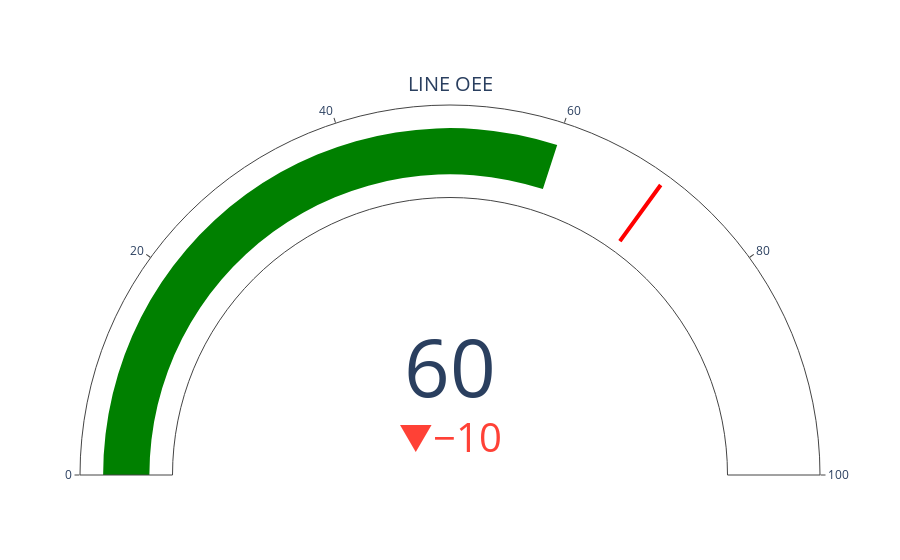

Notebook cell for this chart:
### Code cell
sanzana = go.Figure(go.Indicator(
    domain = {'x': [0, 1], 'y': [0, 1]},
    value = 60, #put line OEE here. 
    mode = "gauge+number+delta",
    title = {'text': "LINE OEE"},
    delta = {'reference': 70},
    gauge = {'axis': {'range': [0, 100]},
             
             'threshold' : {'line': {'color': "red", 'width': 4}, 'thickness': 0.75, 'value': 70}}))

sanzana.show()

### Figure 1 — Plotly figure (JSON) as saved in the notebook; plotly's stock layout.template omitted (floating-point values rounded to 4 significant figures)
{"data": [{"delta": {"reference": 70}, "domain": {"x": [0, 1], "y": [0, 1]}, "gauge": {"axis": {"range": [0, 100]}, "threshold": {"line": {"color": "red", "width": 4}, "thickness": 0.75, "value": 70}}, "mode": "gauge+number+delta", "title": {"text": "LINE OEE"}, "type": "indicator", "value": 60}], "layout": {}}
